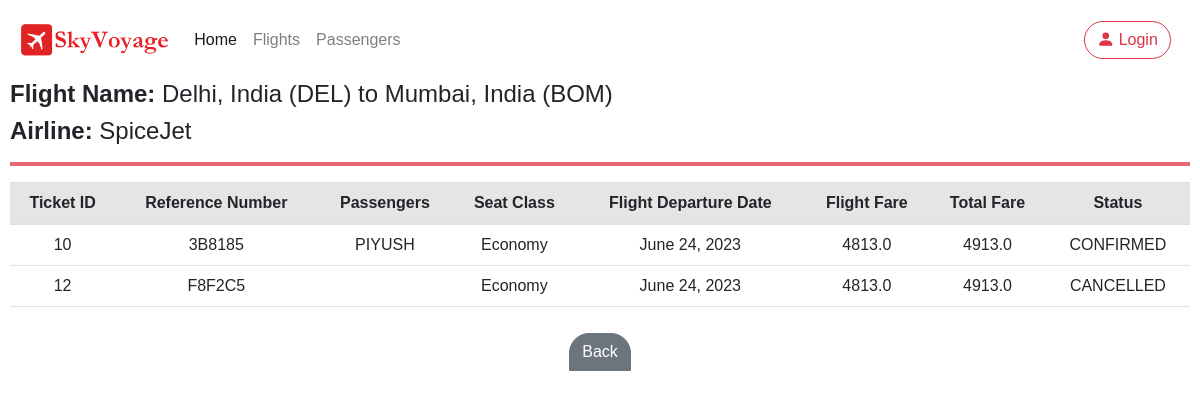
/flight/5/tickets/, run on the app's committed database.
### flight/models.py (models this page shows, shortened)
class Flight(models.Model):
    origin = models.ForeignKey(Place, on_delete=models.CASCADE, related_name="departures")
    destination = models.ForeignKey(Place, on_delete=models.CASCADE, related_name="arrivals")
    depart_time = models.TimeField(auto_now=False, auto_now_add=False)
    depart_day = models.ManyToManyField(Week, related_name="flights_of_the_day")
    duration = models.DurationField(null=True)
    arrival_time = models.TimeField(auto_now=False, auto_now_add=False)
    plane = models.CharField(max_length=24)
    airline = models.CharField(max_length=64)
    economy_fare = models.FloatField(null=True)
    business_fare = models.FloatField(null=True)
    first_fare = models.FloatField(null=True)
    def __str__(self):
        return f"{self.id}: {self.origin} to {self.destination}"

class Place(models.Model):
    city = models.CharField(max_length=64)
    airport = models.CharField(max_length=64)
    code = models.CharField(max_length=3)
    country = models.CharField(max_length=64)
    def __str__(self):
        return f"{self.city}, {self.country} ({self.code})"

class Ticket(models.Model):
    user = models.ForeignKey(User,on_delete=models.CASCADE,related_name="bookings", blank=True, null=True)
    ref_no = models.CharField(max_length=6, unique=True)
    passengers = models.ManyToManyField(Passenger, related_name="flight_tickets")
    flight = models.ForeignKey(Flight, on_delete=models.CASCADE, related_name="tickets", blank=True, null=True)
    flight_ddate = models.DateField(blank=True, null=True)
    flight_adate = models.DateField(blank=True, null=True)
    flight_fare = models.FloatField(blank=True,null=True)
    other_charges = models.FloatField(blank=True,null=True)
    coupon_used = models.CharField(max_length=15,blank=True)
    coupon_discount = models.FloatField(default=0.0)
    total_fare = models.FloatField(blank=True, null=True)
    seat_class = models.CharField(max_length=20, choices=SEAT_CLASS)
    booking_date = models.DateTimeField(default=datetime.now)
    mobile = models.CharField(max_length=20,blank=True)
    email = models.EmailField(max_length=45, blank=True)
    status = models.CharField(max_length=45, choices=TICKET_STATUS)
    def __str__(self):
        return self.ref_no

class Passenger(models.Model):
    first_name = models.CharField(max_length=64, blank=True)
    last_name = models.CharField(max_length=64, blank=True)
    gender = models.CharField(max_length=20, choices=GENDER, blank=True)

### flight/views.py (the view)
# urls.py: path('flight/<int:flight_id>/tickets/', views.flight_tickets_view, name='flight_tickets'),
def flight_tickets_view(request, flight_id):
    flight = Flight.objects.get(pk=flight_id)
    tickets = Ticket.objects.filter(flight = flight)
    print(tickets)
    context = {
        'flight': flight,
        'tickets': tickets
    }
    return render(request, 'flight/flightTickets.html', context)

### flight/templates/flight/flightTickets.html (shortened to what this page needs)
{% extends 'flight/MarshallLayout.html' %}
{% block body %}
<div class="ct" style="margin: 80px 10px 10px 10px">
    <h4><b>Flight Name: </b>{{ flight.origin }} to {{ flight.destination }}</h4>
    <h4><b>Airline: </b>{{ flight.airline }}</h4>
    <hr class="border border-danger border-2 opacity-75">
    {% if tickets %}
    <table class="table">
        <thead>
          <tr class="table-active">
            <th>Ticket ID</th>
            <th>Reference Number</th>
            <th>Passengers</th>
            <th>Seat Class</th>
            <th>Flight Departure Date</th>
            <th>Flight Fare</th>
            <th>Total Fare</th>
            <th>Status</th>
          </tr>
        </thead>
        <tbody>
          {% for ticket in tickets %}
            <tr>
              <td>{{ ticket.id }}</td>
              <td>{{ ticket.ref_no }}</td>
              <td>
                {% for passenger in ticket.passengers.all %}
                {{ passenger.first_name }}
                {% endfor %}
              </td>
              <td style="text-transform: capitalize;">{{ ticket.seat_class }}</td>
              <td>{{ ticket.flight_ddate }}</td>
              <td>{{ ticket.flight_fare }}</td>
              <td>{{ ticket.total_fare }}</td>
              <td>{{ ticket.status }}</td>
            </tr>
          {% endfor %}
        </tbody>
    </table>
    {% else %}
        <p>No tickets available for this flight.</p>
    {% endif %}
    <form method="POST" action="{% url 'flights' %}">
    <div class="button-group">
        <button type="submit" id="remove-btn" class = "btn btn-secondary" disbaled>Back</button>
    </div>
    </form>
</div>
{% endblock %}

### flight/static/css/layout_style.css (style rules this page uses)
body { margin: 0px; padding: 0px; font-family: "Rubik", sans-serif; font-weight: normal; font-style: normal; min-width: 250px; }

### data on the page
Flight: origin "Delhi, India (DEL)", destination "Mumbai, India (BOM)", airline "SpiceJet"
Ticket: id "10", ref_no "3B8185", seat_class "Economy", flight_ddate "June 24, 2023", flight_fare "4813.0", total_fare "4913.0", status "CONFIRMED"
Passenger: first_name "PIYUSH"
Ticket: id "12", ref_no "F8F2C5", seat_class "Economy", flight_ddate "June 24, 2023", flight_fare "4813.0", total_fare "4913.0", status "CANCELLED"
